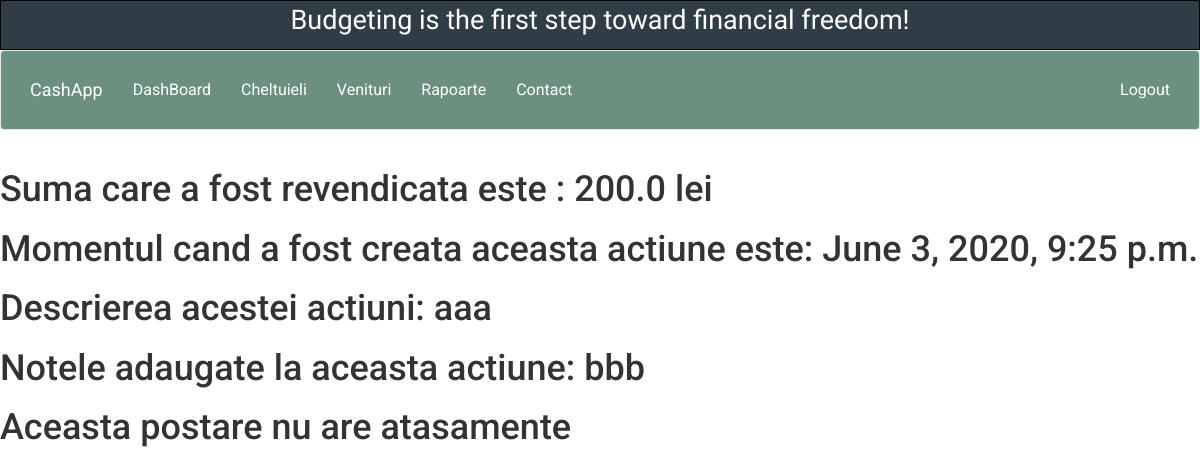
The app's page /venituri/17 (signed in) with its own data.
### basic_app/models.py (models this page shows, shortened)
class Venituri(models.Model):
    user = models.ForeignKey('auth.User', on_delete=models.CASCADE)
    sumaVenit = models.FloatField()
    descriere = models.CharField(max_length=100)
    create_date = models.DateTimeField(default=timezone.now)
    note = models.CharField(max_length=80, blank=True)
    atasament_venituri = models.ImageField(upload_to='atasament_venituri', blank=True)

### basic_app/views.py (the view)
# urls.py: url(r'^venituri/(?P<pk>\d+)$', views.VenituriDetailView.as_view(),name='venituri_detail'),
class VenituriDetailView(LoginRequiredMixin,DetailView):
    model = Venituri

### basic_app/templates/basic_app/venituri_detail.html
{%extends 'basic_app/base.html' %}
{% block body_block %}
<h1>Suma care a fost revendicata este : {{venituri.sumaVenit}} lei</h1>
<h1>Momentul cand a fost creata aceasta actiune este: {{venituri.create_date}}</h1>
<h1>Descrierea acestei actiuni: {{venituri.descriere}}</h1>
{% if venituri.note %}
<h1>Notele adaugate la aceasta actiune: {{venituri.note}}</h1>
{% endif %}
{% if venituri.atasament_venituri %}
<h1>Atasamentele adaugate acestei actiuni:
  <br> <br> <br><img class="imgAtasamentCheltuieli" src="{{venituri.atasament_venituri.url}}" alt=""></h1>
{% else %}
<h1>Aceasta postare nu are atasamente</h1>
{% endif %}
{% endblock %}

### basic_app/static/css/app.css (style rules this page uses)
.bodyClass { background-color:white; font-family: 'Roboto', sans-serif; }

### records on screen
Venituri: sumaVenit "200.0", create_date "June 3, 2020, 9:25 p.m.", descriere "aaa", note "bbb"
